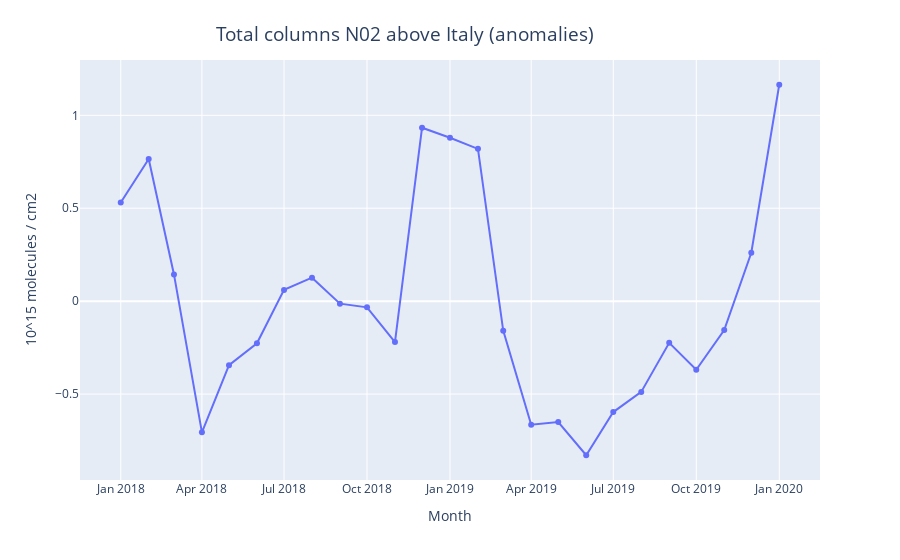

The code cell stored with this chart in its notebook:
### Code cell
fig = px.line(
    y=df2_agg_anomalies.values,
    x=df2_agg_anomalies.coords['time'],
    markers='o'
)
fig.update_xaxes(title="Month")
fig.update_yaxes(title=df2_agg_anomalies.attrs['units'])
fig.update_layout(
    title={
        "text": "Total columns N02 above Italy (anomalies)",
        "x": 0.45,
        "y": 0.95,
        "automargin": True,
        "yref": "container",
        "font": {
            "size":19
        }
    }
)

### Figure 1 — Plotly figure (JSON) as saved in the notebook; plotly's stock layout.template omitted (floating-point values rounded to 4 significant figures)
{"data": [{"hovertemplate": "x=%{x}<br>y=%{y}<extra></extra>", "legendgroup": "", "line": {"color": "#636efa", "dash": "solid"}, "marker": {"symbol": "circle"}, "mode": "markers+lines", "name": "", "orientation": "v", "showlegend": false, "type": "scatter", "x": ["2018-01-01T00:00:00", "2018-02-01T00:00:00", "2018-03-01T00:00:00", "2018-04-01T00:00:00", "2018-05-01T00:00:00", "2018-06-01T00:00:00", "2018-07-01T00:00:00", "2018-08-01T00:00:00", "2018-09-01T00:00:00", "2018-10-01T00:00:00", "2018-11-01T00:00:00", "2018-12-01T00:00:00", "2019-01-01T00:00:00", "2019-02-01T00:00:00", "2019-03-01T00:00:00", "2019-04-01T00:00:00", "2019-05-01T00:00:00", "2019-06-01T00:00:00", "2019-07-01T00:00:00", "2019-08-01T00:00:00", "2019-09-01T00:00:00", "2019-10-01T00:00:00", "2019-11-01T00:00:00", "2019-12-01T00:00:00", "2020-01-01T00:00:00"], "xaxis": "x", "y": [0.5308, 0.7647, 0.1437, -0.7061, -0.3448, -0.2267, 0.0606, 0.1264, -0.01351, -0.03346, -0.2205, 0.9332, 0.8795, 0.8195, -0.1586, -0.6648, -0.6506, -0.8292, -0.5969, -0.4883, -0.2245, -0.3694, -0.1559, 0.2603, 1.164], "yaxis": "y"}], "layout": {"legend": {"tracegroupgap": 0}, "margin": {"t": 60}, "title": {"automargin": true, "font": {"size": 19}, "text": "Total columns N02 above Italy (anomalies)", "x": 0.45, "y": 0.95, "yref": "container"}, "xaxis": {"anchor": "y", "domain": [0, 1], "title": {"text": "Month"}}, "yaxis": {"anchor": "x", "domain": [0, 1], "title": {"text": "10^15 molecules / cm2"}}}}
